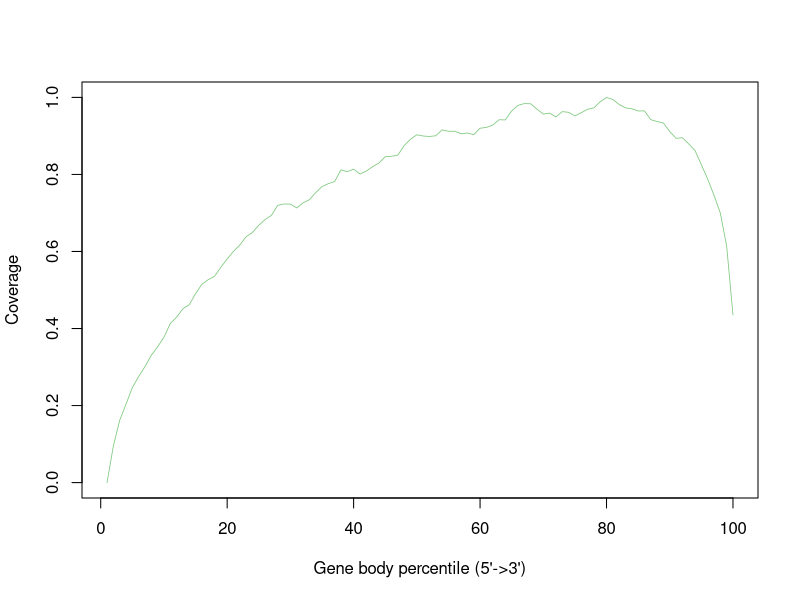

Here is the R script that generated this plot:
accepted_hits <- c(0.0,0.09524563085852311,0.1616940569598428,0.2035313716876168,0.24648980677994392,0.2752114303889752,0.30128535190110206,0.3305391927618454,0.35259078004468736,0.3772648757083764,0.4129809047378358,0.42938673771294594,0.4514091947615966,0.4618315201730808,0.49035631787541395,0.5148808258500124,0.5267927297233888,0.5355003078357181,0.5591194166395047,0.5805403737172856,0.6003961711850022,0.6167106769394044,0.6385268604378352,0.6494743173683903,0.6680436607099274,0.682957553312265,0.6937318034449258,0.7198419409238851,0.7233249721688167,0.7229659617149993,0.7130286153376194,0.7262757861620366,0.7344802772568452,0.7527071435207273,0.7685327337228912,0.7762176044240165,0.7816192946074425,0.8121446308254564,0.807208237085465,0.8136987681847455,0.8010633322783465,0.808580507306965,0.8200460100239497,0.8295456155848328,0.8459333405765267,0.8472079851483044,0.8502517009694857,0.8751383686124089,0.8916276557719591,0.9029569549615087,0.8997683752729976,0.8986724486245018,0.9004360087485179,0.9157600865404146,0.9121652581804783,0.9122605219193203,0.905670003259437,0.9076303892901513,0.9032403842671541,0.9199666498183691,0.9222049540293412,0.9279585689339437,0.9420394942991345,0.9415678994266855,0.9647358832523197,0.9793773687997871,0.9839374314061715,0.9834729222663637,0.969399082633814,0.9567392403149845,0.9593523010523101,0.9492472590024233,0.9630652249562652,0.9613906301420768,0.9519217294226388,0.9602238461671697,0.9691676153675369,0.9729576950269179,0.9886903834011201,1.0,0.994579414529531,0.9817455781091802,0.9728191295886024,0.970479263209774,0.9648098897932383,0.96498624580564,0.9423252855156603,0.9373684218813723,0.9335153579318478,0.9115834408002784,0.8936793690233813,0.895338217765034,0.8793024174945164,0.862042360084336,0.8251957630468021,0.7879736221792879,0.7460772596795044,0.6998215969981687,0.6144322202434658,0.43546314710453343)


pdf("gbcov_out.geneBodyCoverage.curves.pdf")
x=1:100
icolor = colorRampPalette(c("#7fc97f","#beaed4","#fdc086","#ffff99","#386cb0","#f0027f"))(1)
plot(x,accepted_hits,type='l',xlab="Gene body percentile (5'->3')", ylab="Coverage",lwd=0.8,col=icolor[1])
dev.off()
